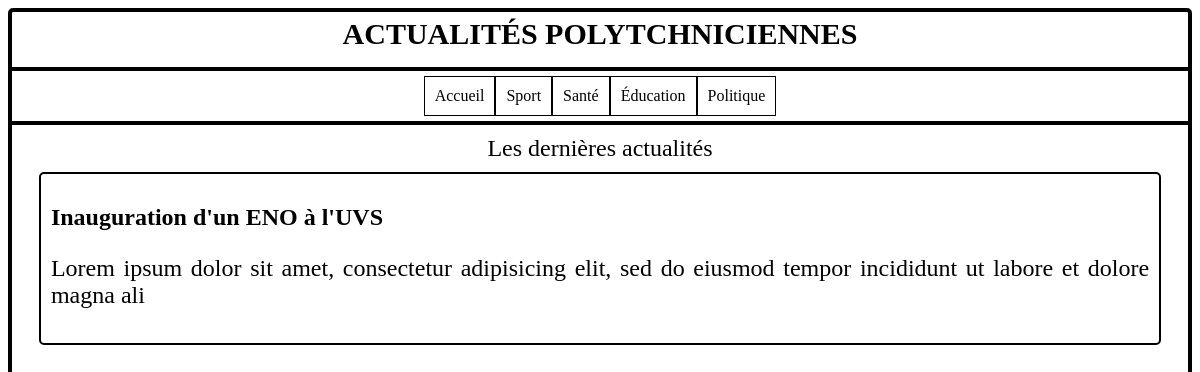
The app's page /index.php?pattern=Education with its own data.
### tables this page shows
CREATE TABLE Article(
	id int primary key auto_increment,
	titre varchar(255),
	contenu text,
	dateCreation datetime DEFAULT NOW(),
	dateModification datetime DEFAULT NOW(),
	categorie int
) ENGINE InnoDB DEFAULT;

### rules.php (called while the page is built, shortened)
<?php
function get_specify_articles($connexion, $type)
{
    $sql = "select * from Article a join Categorie c on a.categorie = c.id where libelle= '$type'";
    $result = mysqli_query($connexion, $sql);
    if (mysqli_num_rows($result) > 0) {
        $array_of_elements = [];
        while ($row = mysqli_fetch_assoc($result)) {
            $array_of_elements[] = $row;
        }
        return $array_of_elements;
    }
}
?>

### index.php (the view, shortened to what this page needs)
<?php
require 'rules.php';
if (isset($_GET['pattern'])) {
    $array_of_elements = get_specify_articles($connexion, $_GET['pattern']);
} elseif (isset($_GET['id'])) {
    $specific_article = get_specify_article($connexion, $_GET['id']);
} else {
    $array_of_elements = get_all_articles($connexion);
}
?>
<html lang="en">
  <head>
  </head>
  <body>
    <div class="container">
      <div class="first">Actualités Polytchniciennes</div>
      <div class="navbar">
        <div><a href="./index.php">Accueil</a></div>
        <div><a href="./index.php?pattern=Sport">Sport</a></div>
        <div><a href="./index.php?pattern=Santé">Santé</a></div>
        <div><a href="./index.php?pattern=Education">Éducation</a></div>
        <div><a href="./index.php?pattern=Politique">Politique</a></div>
      </div>
      <div class="info">
        <div id="solo">Les dernières actualités</div>
          <?php if ($array_of_elements !== null) {
              foreach ($array_of_elements as $element) {
                  $title = $element['titre'];
                  $contain = $element['contenu'];
                  $longueurMax = 120;
                  $debutTexte = substr($contain, 0, $longueurMax);
                  $id = $element['id'];
                  echo "<div class='element'>
                 <a href=\"./index.php?id=$id\">
                <h2>$title</h2>
                <p>$debutTexte</p>
                </a>
                </div>";
              }
          } ?>
      </div>
    </div>
  </body>
</html>

### index.php (style rules this page uses)
html, body { height: 99%; }
.container { min-height: 100%; border: 4px solid black; border-radius: 5px; }
.first { height: 50px; border-bottom: 4px solid black; text-align: center; text-transform: uppercase; font-size: 30px; font-weight: 900; padding-top: 5px; }
.navbar { display: flex; align-items: center; justify-content:center; border-bottom: 4px solid black; }
.navbar div { border: 1px solid black; margin-top: 5px; margin-bottom: 5px; padding: 10px; }
.navbar a { text-decoration: none; color: black; }
.info { position: relative; padding: 10px; }
#solo { text-align: center; font-size: x-large; }
.element { width: 95%; border: 2px solid black; border-radius: 5px; margin: 10px auto; text-align: justify; padding: 10px; }
.element a { text-decoration: none; color: black; }
p { font-size: x-large; }

### records on screen
article: titre "Inauguration d'un ENO à l'UVS", contenu "Lorem ipsum dolor sit amet, consectetur adipisicing elit, sed do eiusmod tempor incididunt ut labore et dolore magna ali"
